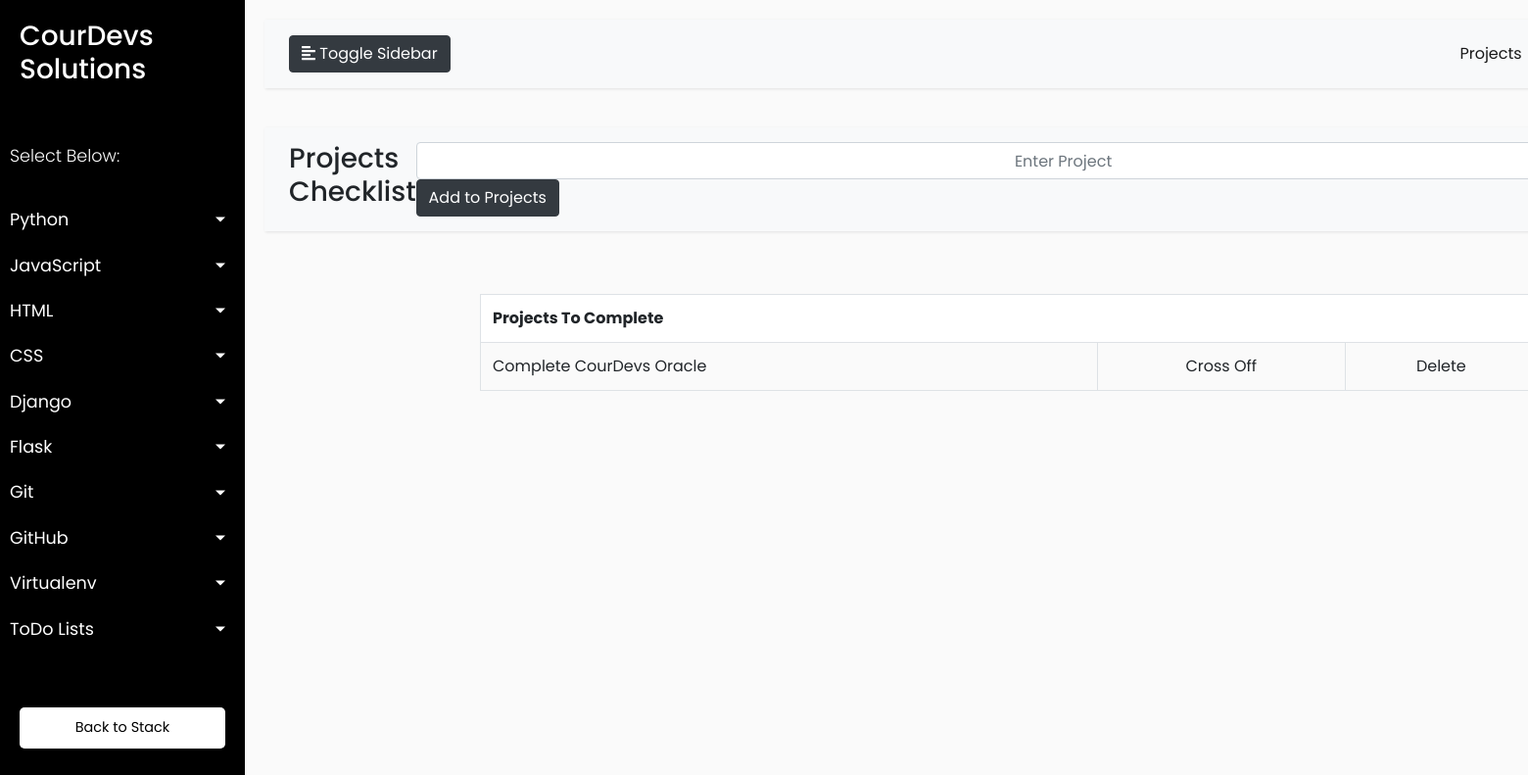
Page /projects/ on the earlier database version.
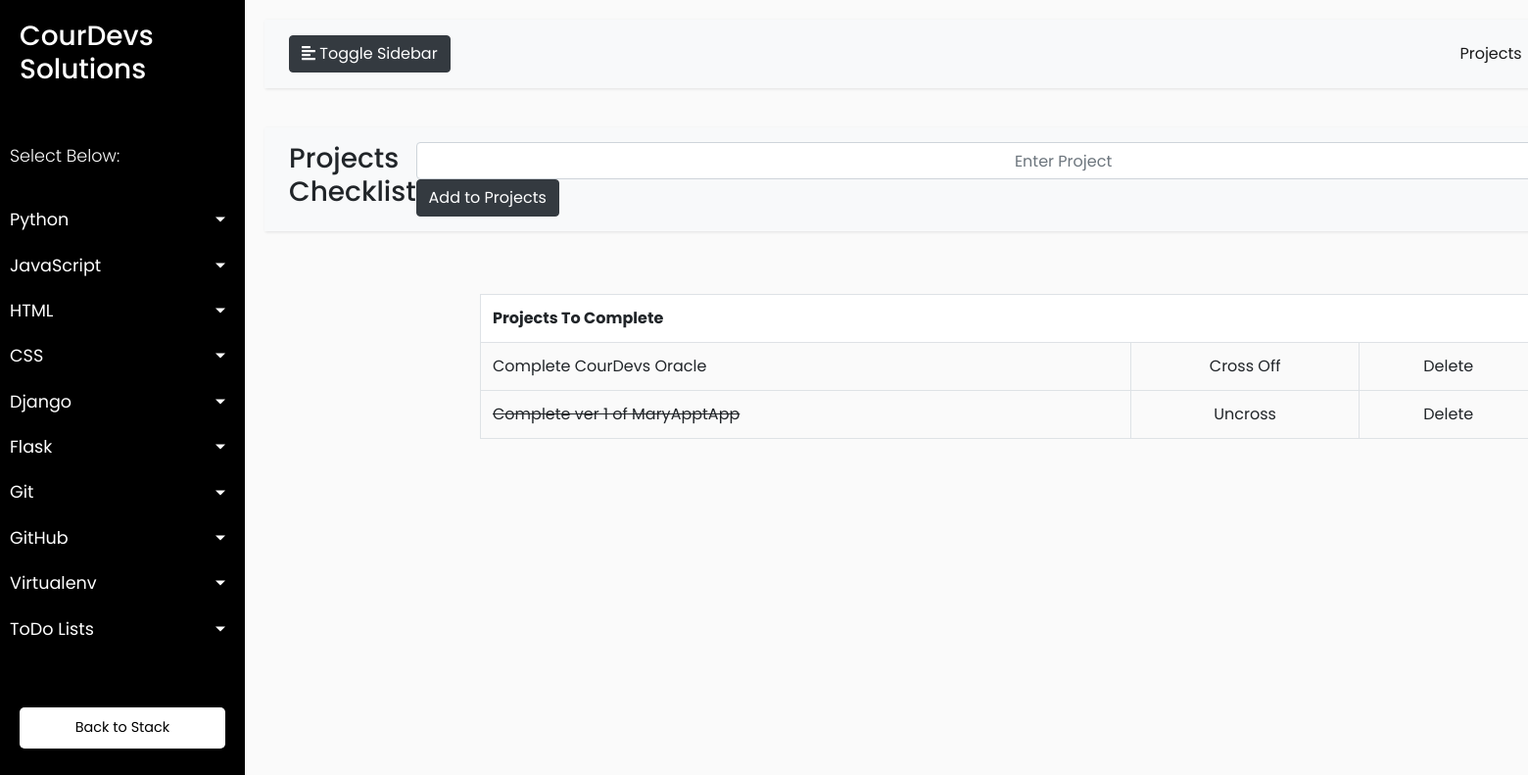
Same page on the later database version.
### courdevs/models.py (models this page shows, shortened)
class Projects(models.Model):
	projects = models.CharField(max_length=200)
	projectscomplete = models.BooleanField(default=False)

### courdevs/views.py (the view)
# urls.py: path('projects/', views.projects, name="projects"),
def projects(request):
	if request.method == 'POST':
		pform = ProjectsForm(request.POST or None)
		if pform.is_valid():
			pform.save()
			all_projects = Projects.objects.all
			messages.success(request, ("Project Has Been Added To 'Projects' List"))
			return render(request, "projects.html", {'all_projects': all_projects})
	else:
		all_projects = Projects.objects.all
		return render(request, "projects.html", {'all_projects': all_projects})

### courdevs/templates/projects.html (shortened to what this page needs)
{% extends 'base.html' %}
{% block content %}
<div id="content">
          <nav class="navbar navbar-expand-lg navbar-light bg-light">
                <div class="container-fluid">
                    <button type="button" id="sidebarCollapse" class="btn btn-dark mr-5">
                        <i class="fas fa-align-left"></i>
                        <span>Toggle Sidebar</span>
                    </button>
                    <div class="collapse navbar-collapse" id="navbarSupportedContent">
                        <ul class="nav navbar-nav ml-auto">
                            <li class="nav-item active">
                                <a class="nav-link" href="{% url 'projects' %}">Projects</a>
                            </li>
                        </ul>
                    </div>
                </div>
            </nav>
			<nav class="navbar navbar-expand-sm navbar-light bg-light">
                <div class="container-fluid">
                	<h3>Projects Checklist</h3>
                	<div class="center-block">
						<form class="form-inline my-2 my-lg-0" method="POST">
                    		<input class="form-control mr-5 center" size="90" placeholder="Enter Project" name="projects">
                    		<button type="submit" class="btn btn-dark">Add to Projects</button>
                    	</form>
                    </div>
                </div>
            </nav>
<div class="container">
	{% if all_projects %}
		<div class="container">
			<br>
      			<table class="table table-bordered">
        			<th class="table" colspan="4">Projects To Complete</th>
        			{% for stuff in all_projects %}
        				{% if stuff.projectscomplete %}
        				<tr>
        					<td class="striker">{{ stuff.projects }}</td>
        					<td><center><a href="{% url 'project_uncross' stuff.id %}">Uncross</a></center></td>
        					<td><center><a href="{% url 'project_delete' stuff.id %}">Delete</a></center></td>
        				</tr>
        				{% else %}
        				<tr>
        					<td>{{ stuff.projects }}</td>
        					<td><center><a href="{% url 'project_cross_off' stuff.id %}">Cross Off</a></center></td>
        					<td><center><a href="{% url 'project_delete' stuff.id %}">Delete</a></center></td>
        				</tr>
        				 {% endif %}
        			{% endfor %}
        		</table>
    {% endif %}
        </div>
    </div>
  </div>
 {% endblock %}

Differences in the rows shown:
added Projects: projects "Complete ver 1 of MaryApptApp"
